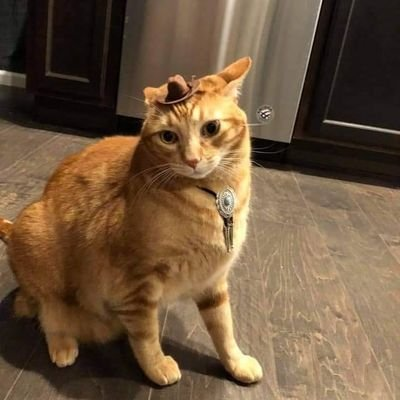
#> input picture flaskapi/1.jpg, 400 x 400 px
$ jupyter execute SC_DRAFT-checkpoint.ipynb
#> lines starting #> are read from the running program, lines starting #| are printed output that depends on the picture
[cell 1]
import cv2
import numpy as np
import os
import errno
from os import path
from glob import glob
import matplotlib as mpl
import matplotlib.pyplot as plt
import time

def calc_img_energy(image):
    image = image.astype('float32')
    energy = np.absolute(cv2.Sobel(image, -1, 1, 0)) + np.absolute(cv2.Sobel(image, -1, 0, 1))
    energy_map = np.sum(energy, axis=2)
    return energy_map

# [18 lines left out: function calc_seam_cost_forward, not called in this run]


def find_min_seam(energy_map_forward, backtrack):
    m, n = energy_map_forward.shape
    shape = m, n
    seam = np.zeros(m, dtype=int)
    idx = np.argmin(energy_map_forward[-1])
    cost = energy_map_forward[-1][idx]
    seam[-1] = idx
    for i in range(m - 2, -1, -1):
        idx = backtrack[i + 1, idx]
        seam[i] = idx
    return seam, cost

def draw_seam(image, seam):
    rows = np.arange(0, seam.shape[0], 1)
    blue, green, red = cv2.split(image)
    blue[rows, seam] = 0
    green[rows, seam] = 0
    red[rows, seam] = 255
    img_with_seam = np.zeros((blue.shape[0], blue.shape[1], 3))
    img_with_seam[:,:,0] = blue
    img_with_seam[:,:,1] = green
    img_with_seam[:,:,2] = red
    return img_with_seam

def remove_seam(image, seam):
    m, n, _ = image.shape
    out_image = np.zeros((m, n - 1, 3)).astype(dtype=int)
    for i in range(m):
        j = seam[i]
        out_image[i, :, 0] = np.delete(image[i, :, 0], j)
        out_image[i, :, 1] = np.delete(image[i, :, 1], j)
        out_image[i, :, 2] = np.delete(image[i, :, 2], j)
    return out_image

# [36 lines left out: functions insert_seam, remove_vertical_seam, remove_horizontal_seam, not called in this run]

def calc_seam_cost_forward(energy_map):
    shape = m, n = energy_map.shape
    e_map = np.copy(energy_map).astype('float32')
    backtrack = np.zeros(shape, dtype=int)
    for i in range(1, m):
        for j in range(0, n):
            if j == 0:
                min_idx = np.argmin(e_map[i - 1, j:j + 2])
                min_cost = e_map[i - 1, j + min_idx]
                e_map[i, j] += min_cost
                backtrack[i, j] = j + min_idx
            else:
                min_idx = np.argmin(e_map[i - 1, j - 1:j + 2])
                min_cost = e_map[i - 1, j + min_idx - 1]
                e_map[i, j] += min_cost
                backtrack[i, j] = j + min_idx - 1
    return (e_map, backtrack)

figure = cv2.imread('1.jpg', cv2.IMREAD_COLOR)
#> figure is the input picture: shape (400, 400, 3); mean B, G, R 62.5, 87, 111.1
rgb_figure = cv2.cvtColor(figure, cv2.COLOR_BGR2RGB)
path = os.path.join(os.getcwd(), '')
img = np.copy(figure)

n = int(input("Enter the number of seams: "))
#> the answer given: 3

for c in range(n):
    energy_map = calc_img_energy(img)
    energy_map_forward, backtrack = calc_seam_cost_forward(energy_map)
    (min_seam, cost) = find_min_seam(energy_map_forward, backtrack)
    bgr_img_with_seam = draw_seam(img, min_seam)
    #cv2.imwrite('%s%s.png' % (path, c), bgr_img_with_seam)
    img = remove_seam(img, min_seam)
#> this loop made 3 passes
#> cost on passes 1 to 3: 16160, 16708, 16672
#> pass 1, in calc_img_energy, `energy = np.absolute(cv2.Sobel(image, -1, 1, 0)) + np.absolute(cv2.Sob..`:
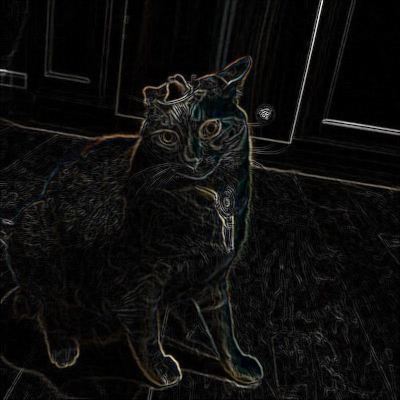
#> energy: shape (400, 400, 3) float32; mean B, G, R 55, 57.5, 59; drawn with min black and max white
#> pass 1, `energy_map_forward, backtrack = calc_seam_cost_forward(energy_map)`:
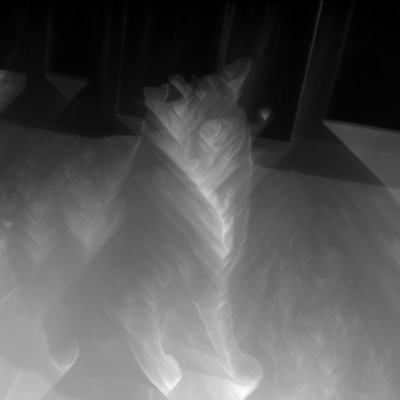
#> energy_map_forward: shape (400, 400) float32; min 0, max 29574, mean 9879.4; drawn with min black and max white
#> after the loop:
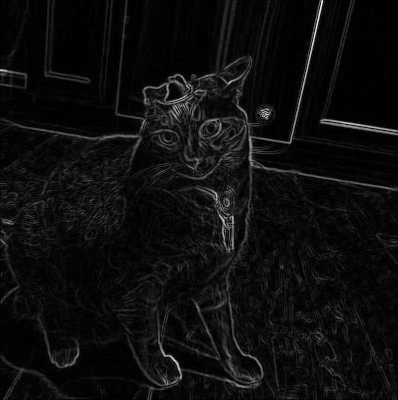
#> energy_map: shape (400, 398) float32; min 0, max 3152, mean 172; drawn with min black and max white
#> after the loop:
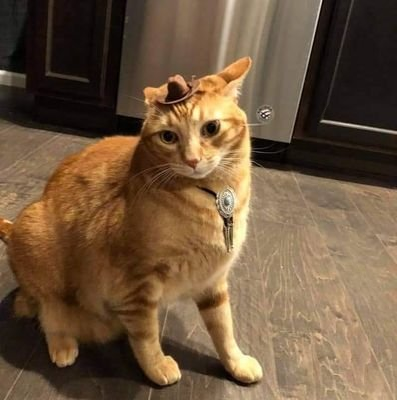
#> img: shape (400, 397, 3) int64; mean B, G, R 62.5, 87, 111.1
cv2.imwrite('%simage_resized.png' % (path), img)
blue, green, red = cv2.split(img)
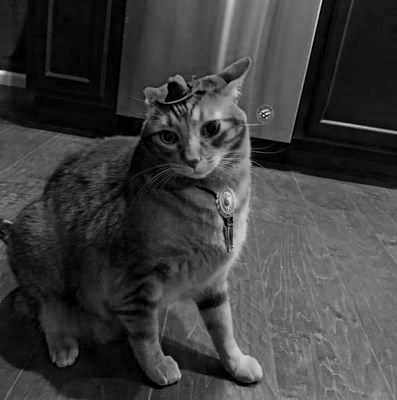
#> blue: shape (400, 397) int32; min 0, max 237, mean 62.5
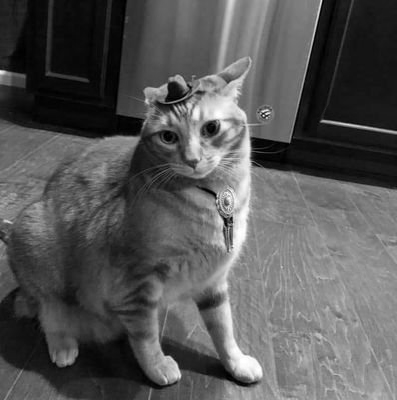
#> green: shape (400, 397) int32; min 0, max 255, mean 87
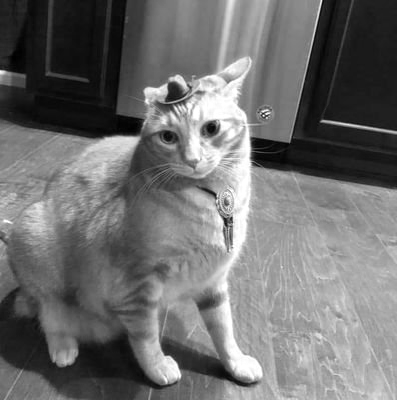
#> red: shape (400, 397) int32; min 0, max 255, mean 111.1
rgb_img = np.dstack([red, green, blue])
plt.imshow(rgb_img); plt.axis("off"); plt.title("Image resized");
